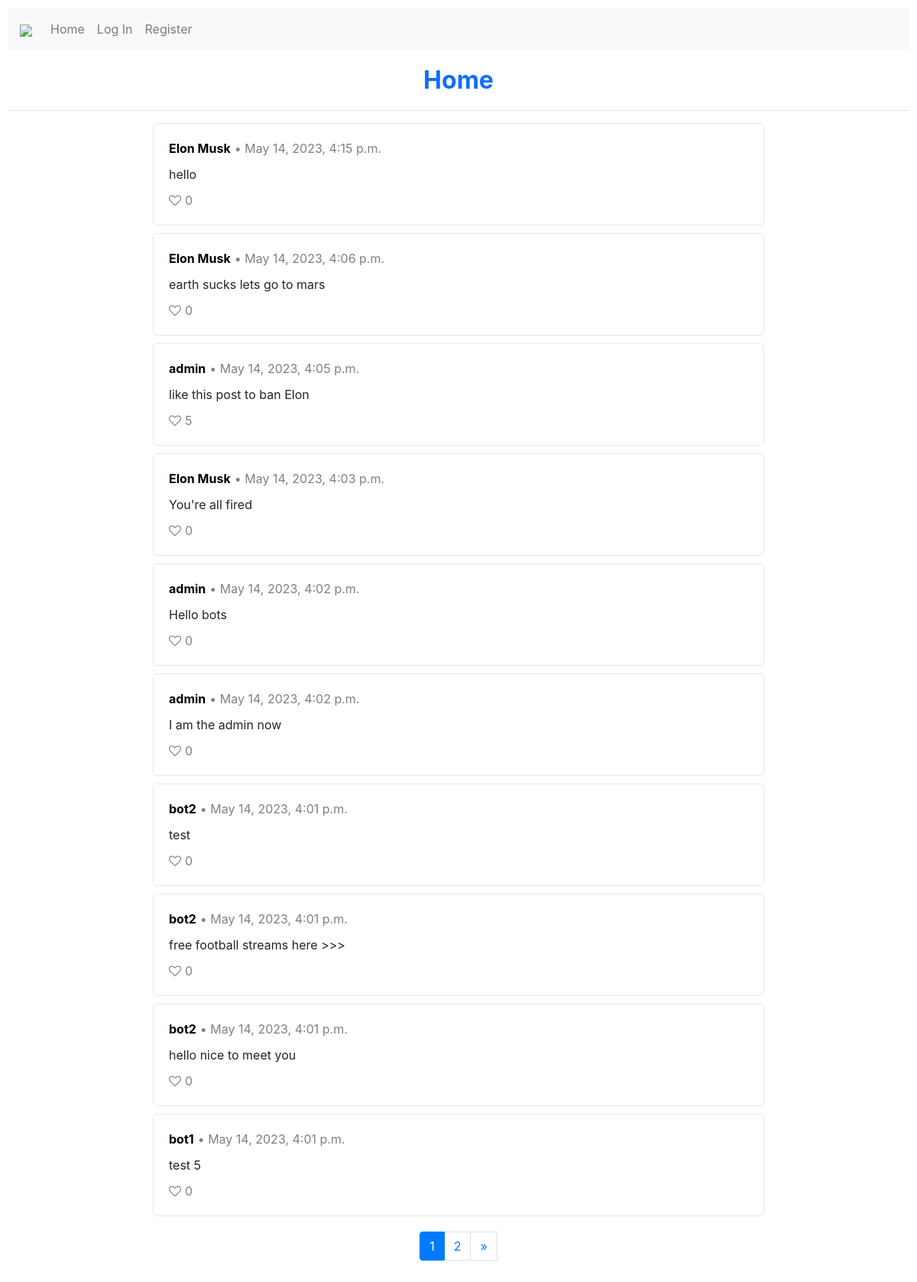
The page / on the database its author committed.
### network/models.py (models this page shows, shortened)
class Post(models.Model):
    user = models.ForeignKey(User, on_delete=models.CASCADE, blank=True, null=True, related_name="post_user")
    content = models.CharField(max_length=280)
    number_of_likes = models.IntegerField(default=0)
    time = models.DateTimeField(auto_now_add=True)

class User(AbstractUser):
    pass

### network/views.py (the view)
# urls.py: path("", views.index, name="index"),
def index(request):
    all_posts = Post.objects.all().order_by("-time")
    number_of_posts = len(all_posts)
    user = None
    liked_post_ids=[]
    if request.user.id is not None:
        user = User.objects.get(id=request.user.id)
        liked_post_ids = get_liked_posts(request)
    page_obj = get_page_objects(request, all_posts)
    return render(request, "network/index.html", {
        "user": user,
        "liked_post_ids": liked_post_ids,
        "form": PostForm,
        "page_obj": page_obj,
        "number_of_posts": number_of_posts
    })

### network/utils.py (called while the page is built)
def get_page_objects(request, posts):
    paginator = Paginator(posts, 10)
    page_number = request.GET.get("page")
    page_obj = paginator.get_page(page_number)
    return page_obj

### network/templates/network/index.html (shortened to what this page needs)
{% extends "network/layout.html" %}
{% load static %}
{% block body %}
    <h2>Home</h2>
    <hr>
    {% include "network/posts.html" %}
{% endblock %}

### network/templates/network/posts.html (shortened to what this page needs)
{% load static %}
{% if number_of_posts > 0 %}
    {% for post in page_obj %}
        <div class="post-panel">
            <div class="post-header">
                <div>
                    <a class="username" href="{% url 'profile' profile_id=post.user.id %}"><strong>{{ post.user }}</strong></a>
                </div>
                <div class="post-time">
                    &bull; {{ post.time }}
                </div>
            </div>
            <div class="post-content-saved" id="content-div-{{ post.id }}-saved">
                {{ post.content }}
            </div>
            <div class="likes-container" id="likes-div-{{ post.id }}">
                {% if user.is_authenticated and post.id not in liked_post_ids %}
                    <div id="like-div-{{ post.id }}">
                        <button class="remove-style" id="like-btn-{{ post.id }}">
                            <i class="fa fa-heart-o heart-unliked"></i>
                        </button>
                    </div>
                {% elif user.is_authenticated and post.id in liked_post_ids %}
                    <div id="unlike-div-{{ post.id }}">
                        <button class="remove-style" id="unlike-btn-{{ post.id }}">
                            <i class="fa fa-heart heart-liked"></i>
                        </button>
                    </div>
                {% else %}
                    <div id="inactive-like-div-{{ post.id }}">
                        <button class="remove-style" id="inactive-like-btn-{{ post.id }}">
                            <i class="fa fa-heart-o heart-inactive"></i>
                        </button>
                    </div>
                {% endif %}
                <span class="likes-count" id="likes-count-{{ post.id }}">{{ post.number_of_likes }}</span>
            </div>
        </div>
    {% endfor %}
{% else %}
    No active posts
{% endif %}
<div class="pagination page-navigation">
    <li class="page-item active"><a class="page-link" href="?page={{ page_obj.number }}">{{ page_obj.number }}</a></li>
    {% if page_obj.has_next %}
        <a class="page-link" href="?page={{ page_obj.next_page_number }}">{{ page_obj.next_page_number }}</a>
        <a class="page-link" href="?page={{ page_obj.paginator.num_pages }}">&raquo;</a>
    {% endif %}
</div>

### network/static/network/styles.css (style rules this page uses)
h2 { text-align: center; font-weight: bold; margin: 20px; color: #0d6efd; }
body { padding: 10px; }
.post-panel { border: 1px solid #E8E8E8; border-radius: 5px; padding: 20px; margin: 0 auto; margin-bottom: 10px; width: 800px; }
.username { color: black; }
.page-navigation { display: flex; justify-content: center; margin: 20px auto; }
.remove-style { background: none; border: none; padding: 0; margin: 0; }
.heart-inactive { color: grey; }
.likes-container { display: flex; }
.likes-count { margin-left: 5px; color: grey; }
.post-header { display: flex; flex-direction: row; }
.post-time { margin-left: 5px; color: grey; }
.post-content-saved { word-wrap: break-word; margin-top: 10px; margin-bottom: 10px; }

### rows shown on the page
Post: user "Elon Musk", time "May 14, 2023, 4:15 p.m.", content "hello", number_of_likes "0"
Post: user "Elon Musk", time "May 14, 2023, 4:06 p.m.", content "earth sucks lets go to mars", number_of_likes "0"
Post: user "admin", time "May 14, 2023, 4:05 p.m.", content "like this post to ban Elon", number_of_likes "5"
Post: user "Elon Musk", time "May 14, 2023, 4:03 p.m.", content "You're all fired", number_of_likes "0"
Post: user "admin", time "May 14, 2023, 4:02 p.m.", content "Hello bots", number_of_likes "0"
Post: user "admin", time "May 14, 2023, 4:02 p.m.", content "I am the admin now", number_of_likes "0"
Post: user "bot2", time "May 14, 2023, 4:01 p.m.", content "test", number_of_likes "0"
Post: user "bot2", time "May 14, 2023, 4:01 p.m.", content "free football streams here >>>", number_of_likes "0"
Post: user "bot2", time "May 14, 2023, 4:01 p.m.", content "hello nice to meet you", number_of_likes "0"
Post: user "bot1", time "May 14, 2023, 4:01 p.m.", content "test 5", number_of_likes "0"

### other values the page prints
{{ page_obj.number }} "1"
{{ page_obj.next_page_number }} "2"
